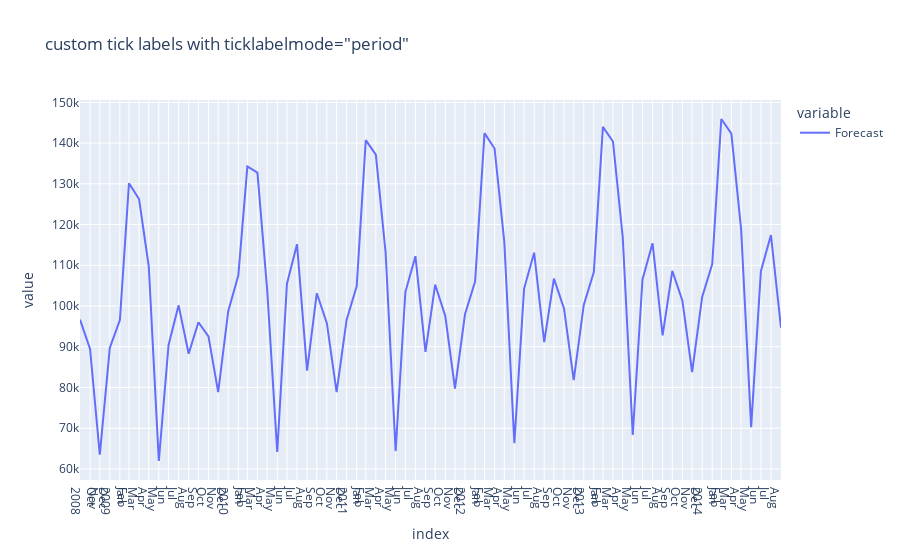

The notebook cell saved with this chart:
### Code cell
import plotly.express as px
df = px.data.stocks()
fig = px.line(forecast,
              title='custom tick labels with ticklabelmode="period"')
fig.update_xaxes(
    dtick="M1",
    tickformat="%b\n%Y",
    ticklabelmode="period")
fig.show()
